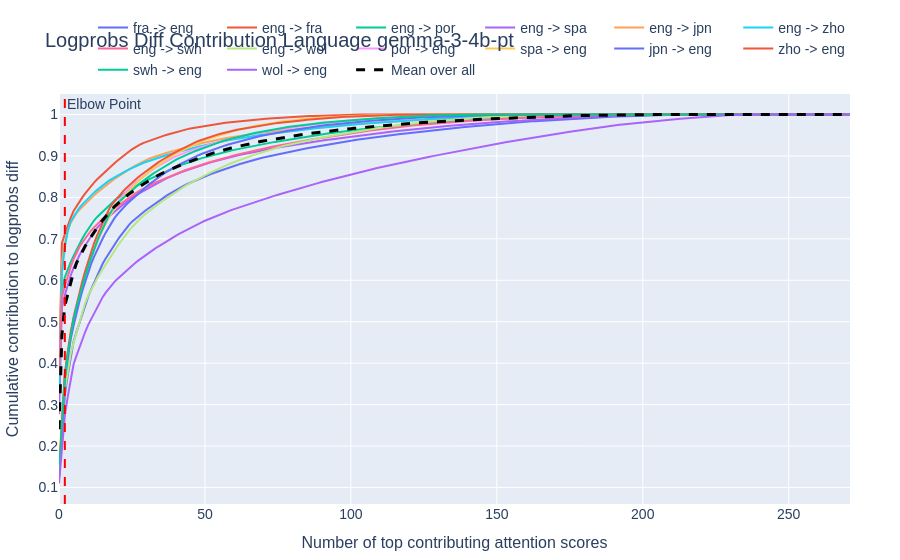

The notebook cell saved with this chart:
### Code cell
plot_logprobs_diff_contribution(
    logprobs_diff_lang,
    logprobs_diff_lang.keys(),
    title="Logprobs Diff Contribution Language gemma-3-4b-pt",
)

### Figure 1 — Plotly figure (JSON) as saved in the notebook; plotly's stock layout.template omitted (floating-point values rounded to 4 significant figures; data arrays with more than 128 entries replaced by an {"elided": "..."} marker saying what was removed)
{"data": [{"line": {"color": "#636EFA"}, "mode": "lines", "name": "fra -> eng", "type": "scatter", "y": {"elided": "272 float values"}}, {"line": {"color": "#EF553B"}, "mode": "lines", "name": "eng -> fra", "type": "scatter", "y": {"elided": "272 float values"}}, {"line": {"color": "#00CC96"}, "mode": "lines", "name": "eng -> por", "type": "scatter", "y": {"elided": "272 float values"}}, {"line": {"color": "#AB63FA"}, "mode": "lines", "name": "eng -> spa", "type": "scatter", "y": {"elided": "272 float values"}}, {"line": {"color": "#FFA15A"}, "mode": "lines", "name": "eng -> jpn", "type": "scatter", "y": {"elided": "272 float values"}}, {"line": {"color": "#19D3F3"}, "mode": "lines", "name": "eng -> zho", "type": "scatter", "y": {"elided": "272 float values"}}, {"line": {"color": "#FF6692"}, "mode": "lines", "name": "eng -> swh", "type": "scatter", "y": {"elided": "272 float values"}}, {"line": {"color": "#B6E880"}, "mode": "lines", "name": "eng -> wol", "type": "scatter", "y": {"elided": "272 float values"}}, {"line": {"color": "#FF97FF"}, "mode": "lines", "name": "por -> eng", "type": "scatter", "y": {"elided": "272 float values"}}, {"line": {"color": "#FECB52"}, "mode": "lines", "name": "spa -> eng", "type": "scatter", "y": {"elided": "272 float values"}}, {"line": {"color": "#636EFA"}, "mode": "lines", "name": "jpn -> eng", "type": "scatter", "y": {"elided": "272 float values"}}, {"line": {"color": "#EF553B"}, "mode": "lines", "name": "zho -> eng", "type": "scatter", "y": {"elided": "272 float values"}}, {"line": {"color": "#00CC96"}, "mode": "lines", "name": "swh -> eng", "type": "scatter", "y": {"elided": "272 float values"}}, {"line": {"color": "#AB63FA"}, "mode": "lines", "name": "wol -> eng", "type": "scatter", "y": {"elided": "272 float values"}}, {"line": {"color": "Black", "dash": "dash", "width": 3}, "mode": "lines", "name": "Mean over all", "type": "scatter", "y": {"elided": "272 float values"}}], "layout": {"annotations": [{"showarrow": false, "text": "Elbow Point", "x": 2, "xanchor": "left", "xref": "x", "y": 1, "yanchor": "top", "yref": "y domain"}], "font": {"family": "Arial", "size": 14}, "legend": {"orientation": "h", "title": {"text": ""}, "x": 1, "xanchor": "right", "y": 1.02, "yanchor": "bottom"}, "margin": {"b": 50, "l": 50, "r": 50, "t": 50}, "shapes": [{"line": {"color": "Red", "dash": "dash"}, "type": "line", "x0": 2, "x1": 2, "xref": "x", "y0": 0, "y1": 1, "yref": "y domain"}], "title": {"text": "Logprobs Diff Contribution Language gemma-3-4b-pt"}, "xaxis": {"tickfont": {"family": "Arial", "size": 14}, "title": {"font": {"family": "Arial", "size": 16}, "text": "Number of top contributing attention scores"}}, "yaxis": {"tickfont": {"family": "Arial", "size": 14}, "title": {"font": {"family": "Arial", "size": 16}, "text": "Cumulative contribution to logprobs diff"}}}}
